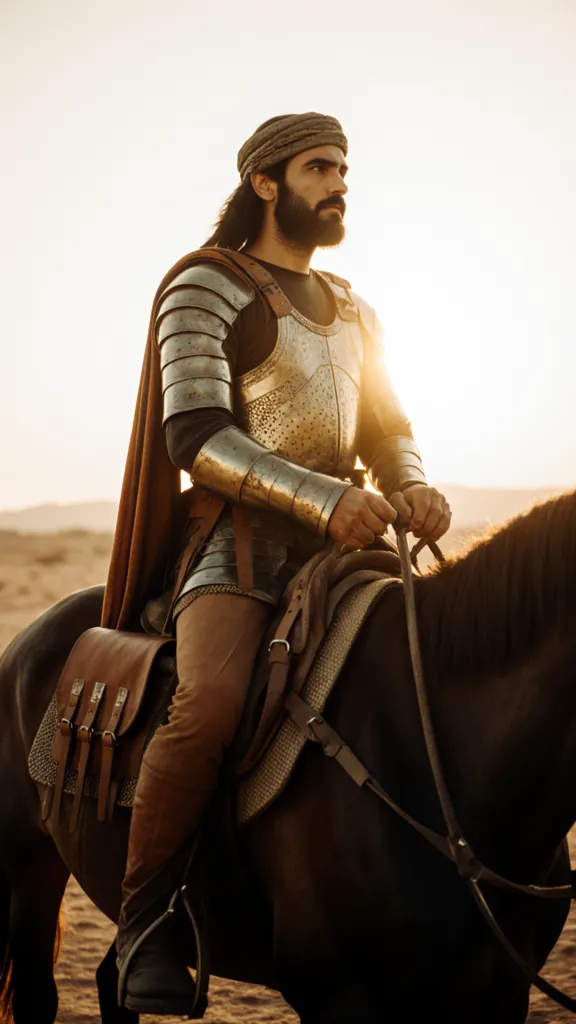
#> input picture output/short_videos/films/the-saddlebag-from-horse-leather-to-high-fashion/stills/01_persia.png, 576 x 1024 px
$ python -i generator.py   (imports and definitions only)
#> lines starting #> are read from the running program, lines starting #| are printed output that depends on the picture
"""
Short Video Generator — renders one cinematic MP4 per article.

Pipeline per video:
    1. Download the article's real photographs (oversized, from the
       same sources the posts module uses)
    2. Apply the retro/old-money grade (retro_look.py)
    3. Execute the creative direction (creative_director.py):
       Ken Burns camera moves + serif typography, frame by frame
    4. Add per-frame film grain / flicker / vignette
    5. Crossfade scenes, mux with the vinyl audio bed, encode
       H.264 + AAC with +faststart via ffmpeg

Run:  python3 -m short_videos.generator            # all articles
      python3 -m short_videos.generator --limit 1  # first article only
"""

import argparse
import math
import os
import subprocess
import sys
import urllib.request

import numpy as np
from PIL import Image, ImageDraw, ImageFilter, ImageFont

sys.path.insert(0, os.path.dirname(os.path.dirname(os.path.abspath(__file__))))

from common.content_data import get_all_articles
from short_videos import (
    CROSSFADE_SEC,
    FONT_SERIF_BOLD,
    FONT_SERIF_ITALIC,
    FPS,
    FRAME_HEIGHT,
    FRAME_WIDTH,
    PALETTE,
    SHORT_VIDEOS_DIR,
    SOURCE_HEIGHT,
    SOURCE_WIDTH,
)
from short_videos.audio_bed import build_audio_bed
from short_videos.creative_director import SHORT_VIDEO_SCRIPTS
from short_videos.retro_look import apply_film_frame_effects, grade_photo, make_vignette

CACHE_DIR = os.path.join(SHORT_VIDEOS_DIR, ".photo_cache")

# Stable, human-friendly output file names per article slug
SHORT_NAMES = {
    "the-cafe-racer-how-coffee-gave-birth-to-motorcycle-culture": "the-cafe-racer",
    "the-saddlebag-from-horse-leather-to-high-fashion": "the-saddlebag",
    "the-polo-shirt-from-horseback-to-high-street": "the-polo-shirt",
    "denim-and-the-rider-how-jeans-were-born-in-the-saddle": "denim-and-the-rider",
    "the-riding-crop-from-horse-command-to-fashion-icon": "the-riding-crop",
    "hermes-from-horse-harnesses-to-high-fashion": "hermes",
    "belstaff-the-jacket-that-built-a-riding-legend": "belstaff",
    "the-gucci-horsebit-loafer-born-in-the-saddle": "gucci-horsebit",
    "riding-boots-from-cavalry-to-catwalk": "riding-boots",
    "leh-ladakh-the-ride-that-changes-everything": "leh-ladakh",
}


# ── Photo sourcing ───────────────────────────────────────────────────

# [42 lines left out: functions _resize_url, fetch_photo, make_outro_card, not called in this run]


# ── Ken Burns camera ─────────────────────────────────────────────────

def _ease(p: float) -> float:
    """Cosine ease-in-out."""
    return 0.5 - 0.5 * math.cos(math.pi * p)


# each move maps progress → (zoom, center_x_offset, center_y_offset)
# offsets are fractions of the available slack
MOVES = {
    "zoom_in":  lambda p: (1.02 + 0.11 * p, 0.0, 0.0),
    "zoom_out": lambda p: (1.13 - 0.11 * p, 0.0, 0.0),
    "pan_left": lambda p: (1.10, 0.9 - 1.8 * p, 0.05),
    "pan_right": lambda p: (1.10, -0.9 + 1.8 * p, 0.05),
    "drift_up": lambda p: (1.06 + 0.04 * p, 0.0, 0.55 - 1.1 * p),
}


# [13 lines left out: function ken_burns_frame, not called in this run]


# ── Typography overlays ──────────────────────────────────────────────

def _load_font(path: str, size: int) -> ImageFont.FreeTypeFont:
    return ImageFont.truetype(path, size)


# [11 lines left out: function _draw_tracked_text, not called in this run]


def build_overlay(scene: dict) -> Image.Image:
    """
    Pre-render one scene's typography as an RGBA overlay. Includes a
    soft dark gradient behind the text so it stays readable over any
    photograph.
    """
    ov = Image.new("RGBA", (FRAME_WIDTH, FRAME_HEIGHT), (0, 0, 0, 0))
    draw = ImageDraw.Draw(ov)
    kind = scene["kind"]
    gold = PALETTE["gold"] + (255,)
    cream = PALETTE["cream"] + (255,)
    espresso = PALETTE["espresso"] + (255,)

    # [9 lines left out: function gradient, not called in this run]

    if kind == "title":
        gradient(int(FRAME_HEIGHT * 0.45), FRAME_HEIGHT, 215)
        cy = int(FRAME_HEIGHT * 0.72)
        eyebrow_font = _load_font(FONT_SERIF_BOLD, 30)
        _draw_tracked_text(draw, (FRAME_WIDTH // 2, cy - 130), scene["eyebrow"],
                           eyebrow_font, gold, tracking=6)
        # gold rules flanking the eyebrow
        draw.line([(FRAME_WIDTH * 0.22, cy - 90), (FRAME_WIDTH * 0.78, cy - 90)],
                  fill=gold, width=2)
        title_font = _load_font(FONT_SERIF_BOLD, 92)
        for i, line in enumerate(scene["text"].split("\n")):
            _draw_tracked_text(draw, (FRAME_WIDTH // 2, cy + i * 105), line,
                               title_font, cream, tracking=3)
        n_lines = len(scene["text"].split("\n"))
        foot_font = _load_font(FONT_SERIF_ITALIC, 40)
        draw.text((FRAME_WIDTH // 2, cy + n_lines * 105 + 30), scene["footnote"],
                  font=foot_font, fill=cream, anchor="mm")

    elif kind == "beat":
        gradient(int(FRAME_HEIGHT * 0.52), FRAME_HEIGHT, 205)
        cy = int(FRAME_HEIGHT * 0.78)
        eyebrow_font = _load_font(FONT_SERIF_BOLD, 30)
        _draw_tracked_text(draw, (FRAME_WIDTH // 2, cy - 110), scene["eyebrow"],
                           eyebrow_font, gold, tracking=6)
        body_font = _load_font(FONT_SERIF_BOLD, 52)
        for i, line in enumerate(scene["text"].split("\n")):
            draw.text((FRAME_WIDTH // 2, cy + i * 68), line,
                      font=body_font, fill=cream, anchor="mm")

    elif kind == "quote":
        # full-frame dim + centered italic quote between gold rules
        dim = Image.new("RGBA", (FRAME_WIDTH, FRAME_HEIGHT), (5, 3, 2, 150))
        ov.alpha_composite(dim)
        cy = FRAME_HEIGHT // 2
        quote_font = _load_font(FONT_SERIF_ITALIC, 54)
        lines = scene["text"].split("\n")
        start_y = cy - (len(lines) - 1) * 38
        draw.line([(FRAME_WIDTH * 0.3, start_y - 110), (FRAME_WIDTH * 0.7, start_y - 110)],
                  fill=gold, width=2)
        for i, line in enumerate(lines):
            draw.text((FRAME_WIDTH // 2, start_y + i * 76), line,
                      font=quote_font, fill=cream, anchor="mm")
        end_y = start_y + (len(lines) - 1) * 76
        draw.line([(FRAME_WIDTH * 0.3, end_y + 110), (FRAME_WIDTH * 0.7, end_y + 110)],
                  fill=gold, width=2)

    elif kind == "outro":
        cy = FRAME_HEIGHT // 2
        brand_font = _load_font(FONT_SERIF_BOLD, 76)
        _draw_tracked_text(draw, (FRAME_WIDTH // 2, cy - 40), scene["text"],
                           brand_font, espresso, tracking=8)
        draw.line([(FRAME_WIDTH * 0.3, cy + 40), (FRAME_WIDTH * 0.7, cy + 40)],
                  fill=gold, width=3)
        foot_font = _load_font(FONT_SERIF_ITALIC, 42)
        draw.text((FRAME_WIDTH // 2, cy + 110), scene["footnote"],
                  font=foot_font, fill=espresso, anchor="mm")

    # soft shadow pass for legibility over busy photos
    if kind != "outro":
        shadow = ov.filter(ImageFilter.GaussianBlur(3))
        base = Image.new("RGBA", ov.size, (0, 0, 0, 0))
        base.alpha_composite(shadow)
        base.alpha_composite(ov)
        return base
    return ov


# ── Scene frame production ───────────────────────────────────────────

# [144 lines left out: functions scene_frame, render_short_video, generate_all_short_videos, not called in this run]


# [6 lines not run here, left out]

>>> import cv2
>>> picture = cv2.imread('../output/short_videos/films/the-saddlebag-from-horse-leather-to-high-fashion/stills/01_persia.png', cv2.IMREAD_GRAYSCALE)
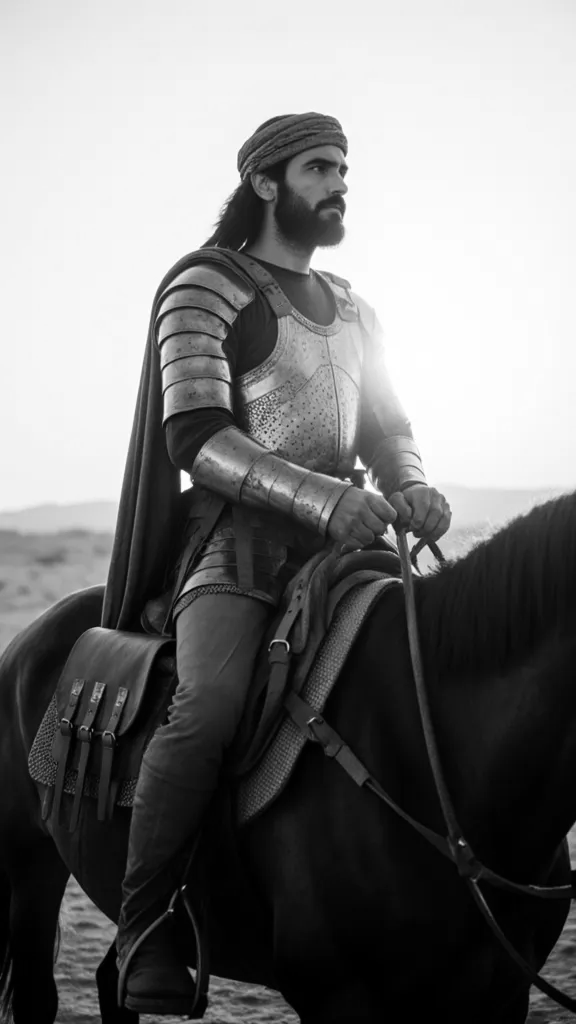
#> picture: shape (1024, 576); min 0, max 255, mean 120.5
>>> result = build_overlay(picture)
#> in build_overlay, `ov = Image.new("RGBA", (FRAME_WIDTH, FRAME_HEIGHT), (0, 0, 0, 0))`: ov: PIL image 1080x1920 RGBA; every value is 0
#> (the run stopped early here; a loop or call above may not have finished)
